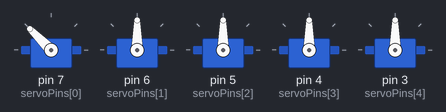
Bench run of a sketch on a simulated Arduino Uno, built with avr-gcc and run on an emulated ATmega328P. Shown: 5 × servo.

Above: at 2.05 s.
At 3.25 s:
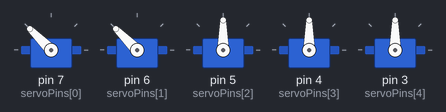
At 4.5 s:
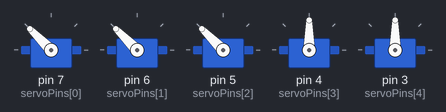
At 7.0 s:
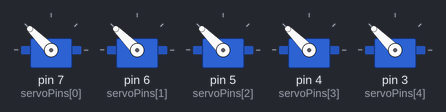
At 9.5 s:
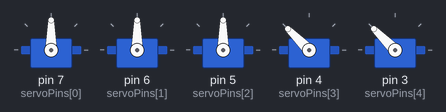
At 12.0 s:
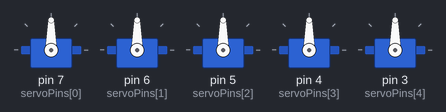
Timing chart, 0 to 15.0 s (numbered marks = the images above):
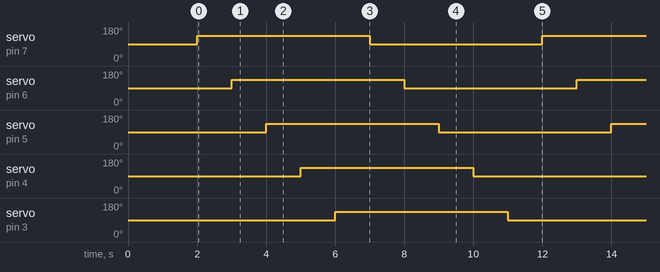

The sketch:

miniarm_servo.ino
```cpp
#include <Servo.h> // import servo library

Servo servos[5]; // create servo variables

const static uint8_t servoPins[5] = { 7, 6, 5, 4, 3}; // define servo pins

void setup() { // put your setup code here, to run once:

  for (int i = 0; i < 5; ++i) {
    // attach the servo variables to the respective servo pins
    servos[i].attach(servoPins[i],500,2500);
  }
  delay(2000); // wait 2 seconds for the setup

}

void loop() { // put your main code here, to run repeatedly:

  for (int i = 0; i < 5; ++i) {
    // tell each servo to go to 135 degree
    servos[i].write(135);
    delay(1000);
  }
  for (int i = 0; i < 5; ++i) {
    // tell each servo to go to 90 degree
    servos[i].write(90);
    delay(1000);
  }

}
```

Measured:
- by itself, servo on pin 7 (servoPins[0]), servo on pin 6 (servoPins[1]), servo on pin 5 (servoPins[2]), servo on pin 4 (servoPins[3]), servo on pin 3 (servoPins[4]): alternates 135° for 5.0 s and 90° for 5.0 s
